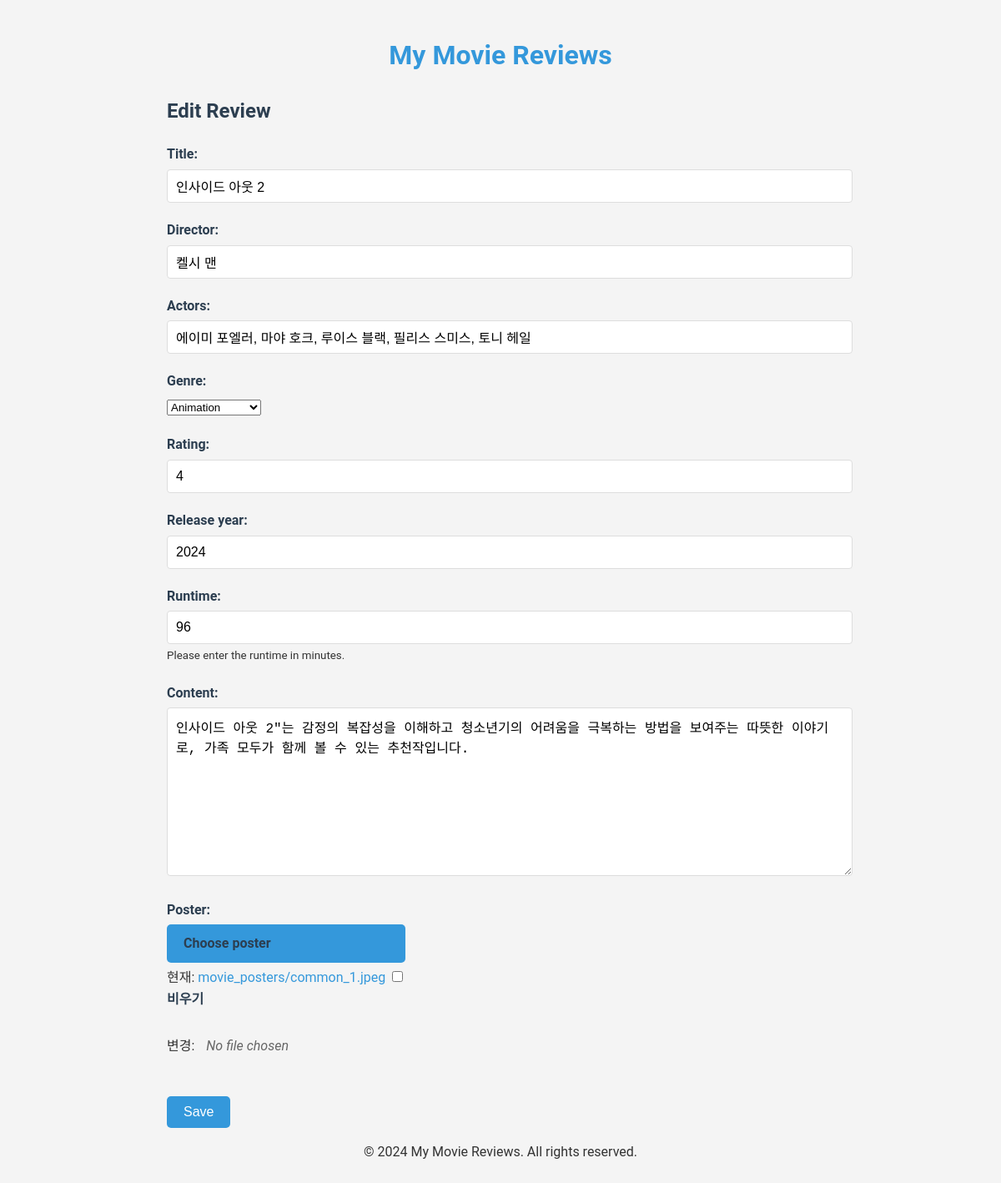
The page /3/edit/ on the database its author committed.
### reviews/models.py (models this page shows, shortened)
class MovieReview(models.Model):
    GENRE_CHOICES = [
        ('ACTION', 'Action'),
        ('COMEDY', 'Comedy'),
        ('DRAMA', 'Drama'),
        ('HORROR', 'Horror'),
        ('SCI_FI', 'Science Fiction'),
        ('ROMANCE', 'Romance'),
        ('THRILLER', 'Thriller'),
        ('ANIMATION', 'Animation'),
        ('DOCUMENTARY', 'Documentary'),
        ('OTHER', 'Other'),
    ]
    title = models.CharField(max_length=200)
    director = models.CharField(max_length=100)
    actors = models.CharField(max_length=200)
    genre = models.CharField(max_length=20, choices=GENRE_CHOICES, default='OTHER')
    rating = models.IntegerField()
    release_year = models.IntegerField()
    runtime = models.IntegerField(help_text="Enter runtime in minutes")
    content = models.TextField()
    poster = models.ImageField(upload_to='movie_posters/', null=True, blank=True)

### reviews/views.py (the view)
# urls.py: path('<int:pk>/edit/', views.review_update, name='review_update'),
def review_update(request, pk):
    review = get_object_or_404(MovieReview, pk=pk)
    if request.method == 'POST':
        form = MovieReviewForm(request.POST, request.FILES, instance=review)
        if form.is_valid():
            review = form.save()
            return redirect('review_detail', pk=review.pk)
    else:
        form = MovieReviewForm(instance=review)
    return render(request, 'reviews/review_form.html', {'form': form})

### reviews/forms.py
class MovieReviewForm(forms.ModelForm):
    class Meta:
        model = MovieReview
        fields = ['title', 'director', 'actors', 'genre', 'rating', 'release_year', 'runtime', 'content', 'poster']
        widgets = {
            'genre': forms.Select(attrs={'class': 'form-control'}),
        }

### reviews/templates/reviews/review_form.html (shortened to what this page needs)
{% extends 'reviews/base.html' %}
{% block content %}
<h2>{% if form.instance.pk %}Edit Review{% else %}New Review{% endif %}</h2>
<form method="post" enctype="multipart/form-data">
    {% for field in form %}
    <div class="form-group">
        {{ field.label_tag }}
        {% if field.name == 'poster' %}
            <div class="poster-upload">
                <label for="{{ field.id_for_label }}" class="poster-label">
                    Choose poster
                </label>
                {{ field }}
                <span id="file-name" class="file-name">No file chosen</span>
            </div>
        {% elif field.name == 'genre' %}
            {{ field }}
        {% elif field.name == 'runtime' %}
            {{ field }}
            <small class="form-text text-muted">Please enter the runtime in minutes.</small>
        {% else %}
            {{ field }}
        {% endif %}
    </div>
    {% endfor %}
    <button type="submit" class="btn">Save</button>
</form>
{% endblock %}

### static/style.css (style rules this page uses)
body { font-family: 'Roboto', sans-serif; line-height: 1.6; color: #333; max-width: 800px; margin: 0 auto; padding: 20px; background-color: #f4f4f4; }
h1, h2, h3 { color: #2c3e50; }
a { color: #3498db; text-decoration: none; }
.btn { display: inline-block; background-color: #3498db; color: #fff; padding: 10px 20px; border: none; border-radius: 5px; cursor: pointer; text-decoration: none; font-size: 16px; transition: background-color 0.3s ease; }
.form-group { margin-bottom: 20px; }
.form-group label { display: block; margin-bottom: 5px; font-weight: bold; color: #2c3e50; }
.form-group input[type="text"], .form-group input[type="number"], .form-group textarea { width: 100%; padding: 10px; border: 1px solid #ddd; border-radius: 4px; font-size: 16px; }
.poster-upload { position: relative; overflow: hidden; display: inline-block; margin-bottom: 20px; }
.poster-label { display: inline-block; padding: 10px 20px; background-color: #3498db; color: white; border-radius: 5px; cursor: pointer; transition: background-color 0.3s; }
.file-name { display: inline-block; margin-left: 10px; font-style: italic; color: #666; }

### rows shown on the page
MovieReview: form "인사이드 아웃 2" "켈시 맨" "에이미 포엘러, 마야 호크, 루이스 블랙, 필리스 스미스, 토니 헤일" "4" "2024" "인사이드 아웃 2\"는 감정의 복잡성을 이해하고 청소년기의 어려움을 극복하는 방법을 보여주는 따뜻한 이야기로, 가족 모두가 함께 볼 수 있는 추천작입니다.", form "Animation", form "96"

### other values the page prints
{{ field.label_tag }} "Title:" "Director:" "Actors:" "Genre:" "Rating:" "Release year:" "Runtime:" "Content:" "Poster:"
